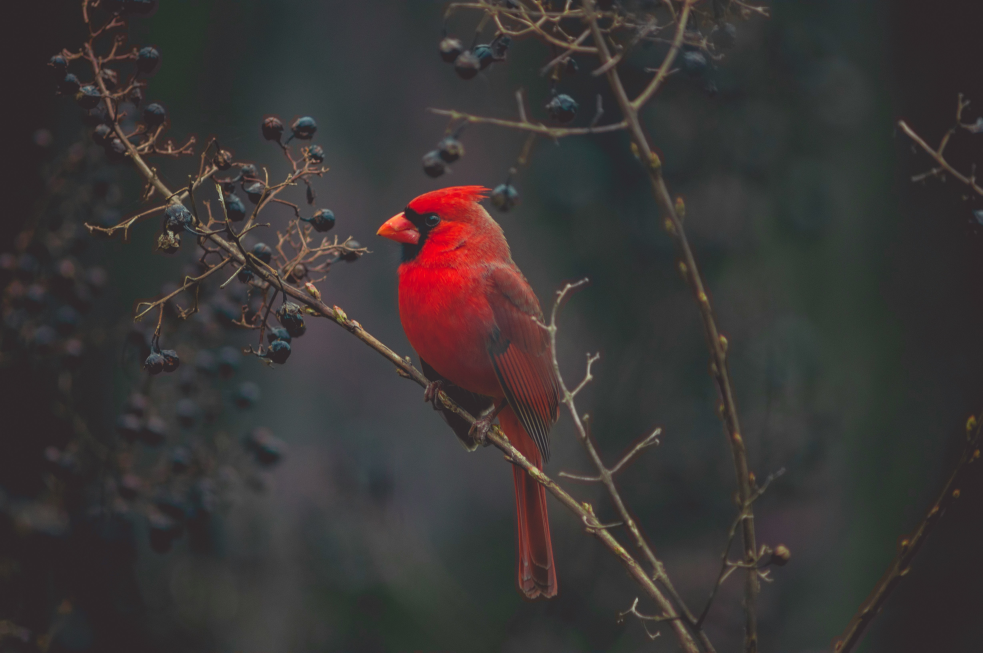
#> input picture assets/images/bird.jpg, 4912 x 3264 px (shown at 1/5 size)
$ python -i enhancement.py   (imports and definitions only)   (older library calls are emulated)
#> lines starting #> are read from the running program, lines starting #| are printed output that depends on the picture
#> further down, picture is the input picture: shape (3264, 4912, 3); mean B, G, R 54.4, 55, 58.9
### src/cvcore/image_operations/io.py
from pathlib import Path
import cv2
import numpy as np


# load_image()

# [39 lines left out: function load_image, not called in this run]
'''Summary of what happens by default:
Default Mode: "color"

Default Channel Order Matrix: RGB

Default Matrix Dimensions: 3D array (Height, Width, 3)
'''


# save_image()

# [73 lines left out: functions save_image, image_info, not called in this run]

#convert_color()
def convert_color(
        image,
        src,
        dst
):
    """
    Convert an image from one color space to another.

    Parameters
    ----------
    image : np.ndarray

        Input image.

    src : str

        Source color space.

        Supported:

        "rgb"
        "bgr"
        "gray"
        "hsv"
        "lab"

    dst : str

        Target color space.

    Returns
    -------
    np.ndarray

        Converted image.

    Raises
    ------
    ValueError
        If conversion is unsupported or image shape is invalid.

    TypeError
        If input types are invalid.
    """
#> called with src = 'rgb', dst = 'gray'

    # -----------------------------
    # Validate image
    # -----------------------------

    if image is None:
        raise ValueError(
            "Image cannot be None."
        )

    if not isinstance(image,np.ndarray):
        raise TypeError(
            f"Expected np.ndarray, got {type(image)}."
        )


    # -----------------------------
    # Validate spaces
    # -----------------------------

    if not isinstance(src,str):
        raise TypeError(
            "from_space must be a string."
        )

    if not isinstance(dst,str):
        raise TypeError(
            "to_space must be a string."
        )


    src=src.lower()
    dst=dst.lower()


    supported_spaces={

        "rgb",

        "bgr",

        "gray",

        "hsv",

        "lab"

    }


    if src not in supported_spaces:

        raise ValueError(

            f"Unsupported from_space "

            f"'{src}'."

        )


    if dst not in supported_spaces:

        raise ValueError(

            f"Unsupported to_space "

            f"'{dst}'."

        )


    # -----------------------------
    # Validate image dimensions
    # -----------------------------

    if src=="gray":

        if image.ndim != 2:

            raise ValueError(

                "Expected grayscale image "

                "with shape (H,W)."

            )

    else:

        if image.ndim != 3:

            raise ValueError(

                f"Expected {src} image "

                "with shape (H,W,3)."

            )

        if image.shape[2] != 3:

            raise ValueError(

                f"Expected 3 channels, "

                f"got {image.shape[2]}."

            )


    # -----------------------------
    # Same conversion
    # -----------------------------

    if src == dst:

        return image.copy()


    # -----------------------------
    # Conversion map
    # -----------------------------

    conversion_map={

        ("rgb","gray"):cv2.COLOR_RGB2GRAY,

        ("gray","rgb"):cv2.COLOR_GRAY2RGB,


        ("rgb","bgr"):cv2.COLOR_RGB2BGR,

        ("bgr","rgb"):cv2.COLOR_BGR2RGB,


        ("rgb","hsv"):cv2.COLOR_RGB2HSV,

        ("hsv","rgb"):cv2.COLOR_HSV2RGB,


        ("rgb","lab"):cv2.COLOR_RGB2LAB,

        ("lab","rgb"):cv2.COLOR_LAB2RGB,


        ("gray","bgr"):cv2.COLOR_GRAY2BGR,

        ("bgr","gray"):cv2.COLOR_BGR2GRAY,


        ("bgr","hsv"):cv2.COLOR_BGR2HSV,

        ("hsv","bgr"):cv2.COLOR_HSV2BGR,


        ("bgr","lab"):cv2.COLOR_BGR2LAB,

        ("lab","bgr"):cv2.COLOR_LAB2BGR,

    }


    key=(src,dst)


    if key not in conversion_map:

        raise ValueError(

            f"Conversion from "

            f"{src}"

            f" to "

            f"{dst}"

            f" is not supported."

        )


    converted_image=cv2.cvtColor(

        image,

        conversion_map[key]

    )
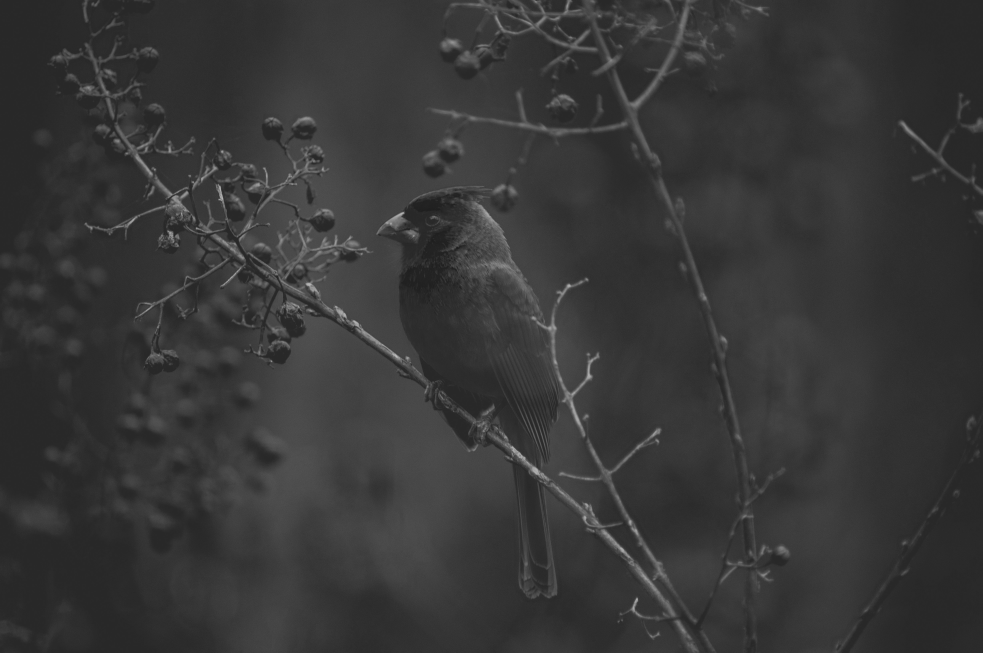
#> converted_image: shape (3264, 4912) (shown at 1/5 size); min 24, max 198, mean 55.2


    return converted_image

# image_statistics


# [67 lines left out: function image_statistics, not called in this run]

### src/cvcore/image_operations/enhancement.py
import cv2
import numpy as np
from .geometric import crop
from .io import convert_color
#blur()
# [338 lines left out: functions blur, roi_blur, not called in this run]

#detect_edges()
def detect_edge(
        image,
        method="sobel",
        kernel_size=3,
        threshold1=100,
        threshold2=200
):
    """
    Detects edges in an image usng dfferent adge detection methods.

    Parameters
    ----------
    image : np.ndarray
        Input image.

        Supported formats:
        - Grayscale : (H, W)
        - Color : (H, W, 3)
    method : str, default="sobel"
        Edge detection method.

        Available options:
        - "sobel"
        - "canny"
        - "laplacian"
    kernal_size : int, default = 3
        Kernal size used by Sobel and Laplacian.
        Must be:
        - Positive
        - Odd integer
    threshold1 : int or float, default=100
        Lower threshold for Canny edge detection.
    threshold2 : int or float, default=200
        Upper threshold for Canny edge detection.

    Returns
    -------
    np.ndarray
        Image with detected edges.

    Raises
    ------
    TypeError
       If inout types are invalid
    ValueError
       If paramter values are invalid.
    """
    #validate image
    if image is None:
        raise ValueError("Image cannot be None.")
    if not isinstance(image,np.ndarray):
        raise TypeError(f"Expected np.ndarray, got {type(image)}.")
    if image.ndim not in [2,3]:
        raise ValueError("Expected a 2D or 3D image")

    #validate method

    if not isinstance(method,str):
        raise TypeError(f"Expected method to be a string, got {type(method)}.")

    method = method.lower()

    valid_methods = {
        "sobel",
        "canny",
        "laplacian"
    }

    if method not in valid_methods:
        raise ValueError("Unsupported method. Available options: {list(valid_methods)}.")

    #validate kernel_size

    if type(kernel_size) is not int:
        raise TypeError(f"Expected kernel_size to be an integer, got {type(kernel_size)}." )
    if kernel_size <= 0:
        raise ValueError("kernel_size must be greater than 0.")
    if kernel_size % 2 == 0:
        raise ValueError("kernel_size must be an odd integer.")
    # -----------------------------
    # Validate Canny thresholds
    # -----------------------------

    if not isinstance(threshold1, (int, float)):
        raise TypeError(
            f"Expected threshold1 to be int or float, got {type(threshold1)}."
        )

    if not isinstance(threshold2, (int, float)):
        raise TypeError(
            f"Expected threshold2 to be int or float, got {type(threshold2)}."
        )

    if threshold1 < 0:
        raise ValueError(
            "threshold1 must be non-negative."
        )

    if threshold2 < 0:
        raise ValueError(
            "threshold2 must be non-negative."
        )

    if method == "canny" and threshold1 >= threshold2:
        raise ValueError(
            "threshold1 must be smaller than threshold2."
        )

    #convert to graayscale
    if image.ndim == 3:
        gray = convert_color(image,src="rgb",dst="gray")
    else:
        gray = image
    #sobel
    if method == "sobel":
        gx = cv2.Sobel(
            gray,
            cv2.CV_64F,
            1,
            0,
            ksize=kernel_size
        )
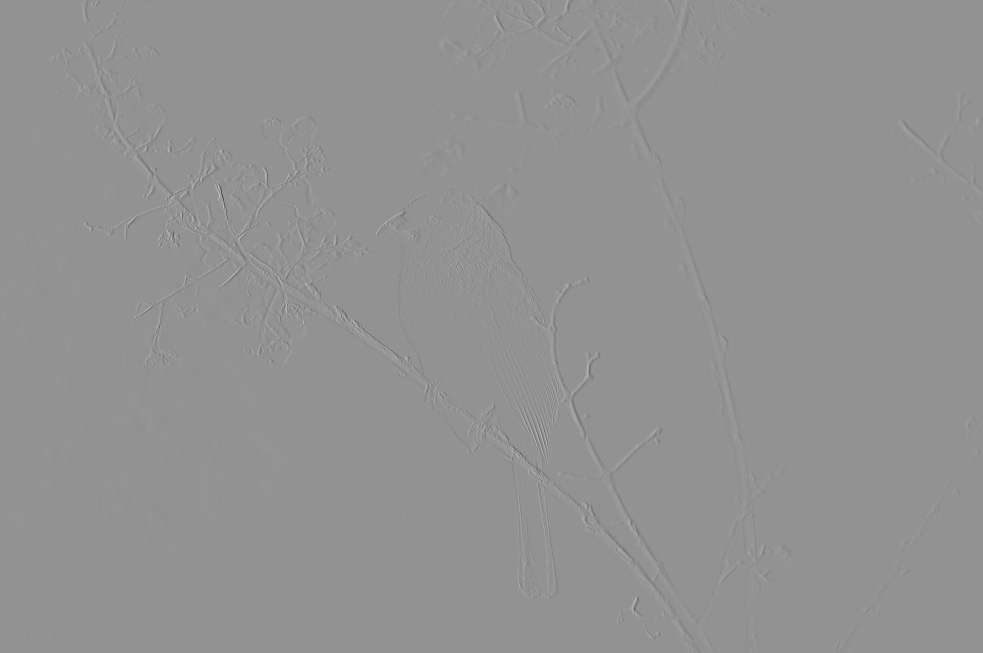
#> gx: shape (3264, 4912) float64 (shown at 1/5 size); min -436, max 322, mean 0; drawn with min black and max white
        gy = cv2.Sobel(
            gray,
            cv2.CV_64F,
            0,
            1,
            ksize=kernel_size
        )
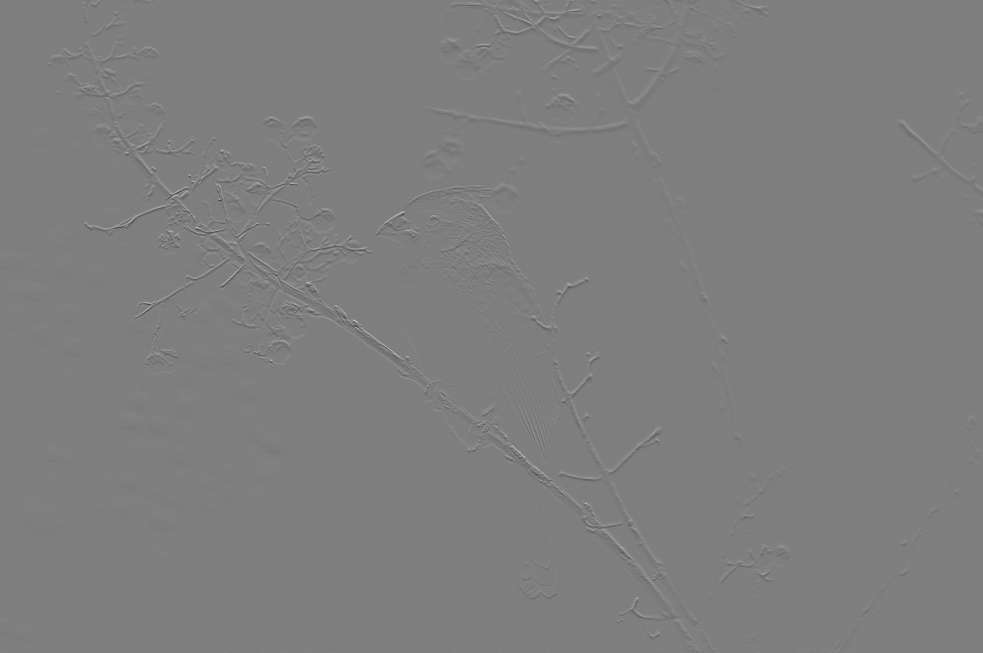
#> gy: shape (3264, 4912) float64 (shown at 1/5 size); min -273, max 275, mean 0; drawn with min black and max white
        edges = cv2.magnitude(
            gx,
            gy
        )
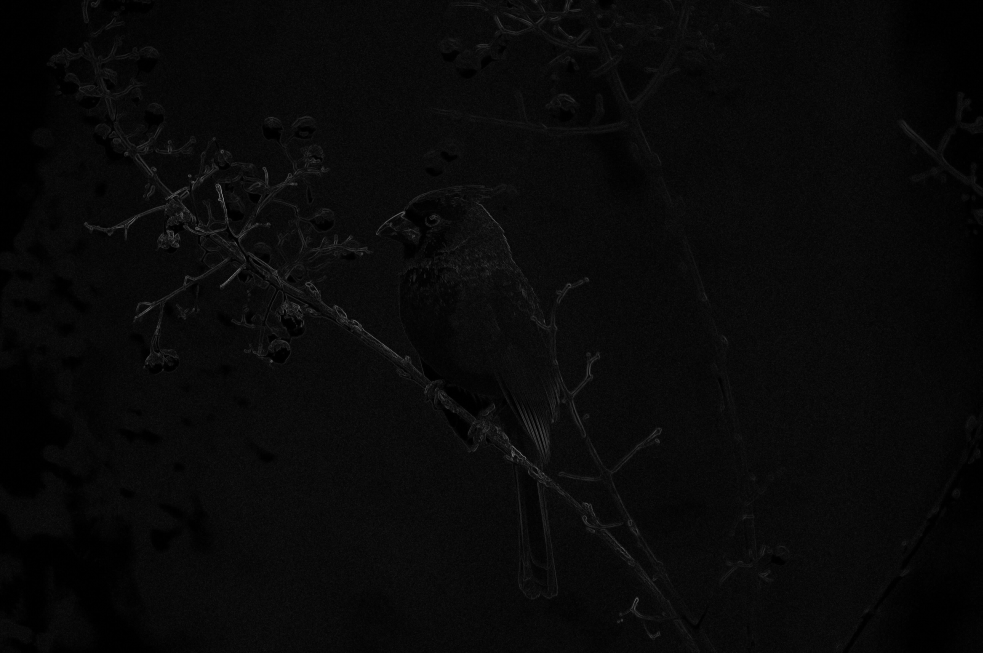
#> edges: shape (3264, 4912) float64 (shown at 1/5 size); min 0, max 445.2, mean 16.5; drawn with min black and max white
        edges = cv2.convertScaleAbs(edges)

    #laplacian
    elif method == "laplacian":
        edges = cv2.Laplacian(
            gray,
            cv2.CV_64F,
            ksize=kernel_size
        )
        edges = cv2.convertScaleAbs(edges)

    #canny
    else:
        edges = cv2.Canny(
            gray,
            threshold1,
            threshold2
        )
    return edges


#blend()

# [53 lines left out: function blend, not called in this run]


>>> import cv2
>>> picture = cv2.imread('../../../assets/images/bird.jpg')
>>> result = detect_edge(picture)
